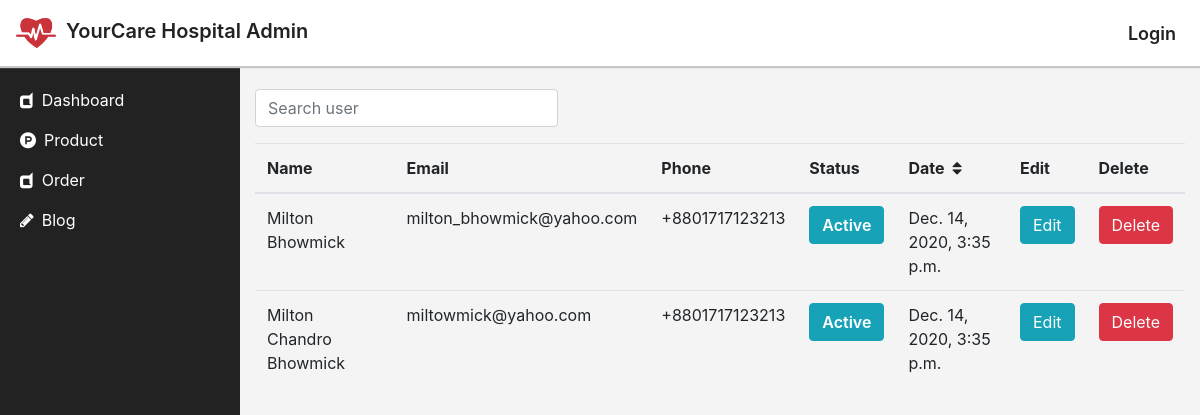
The page /staff/user-list on the database as committed earlier.
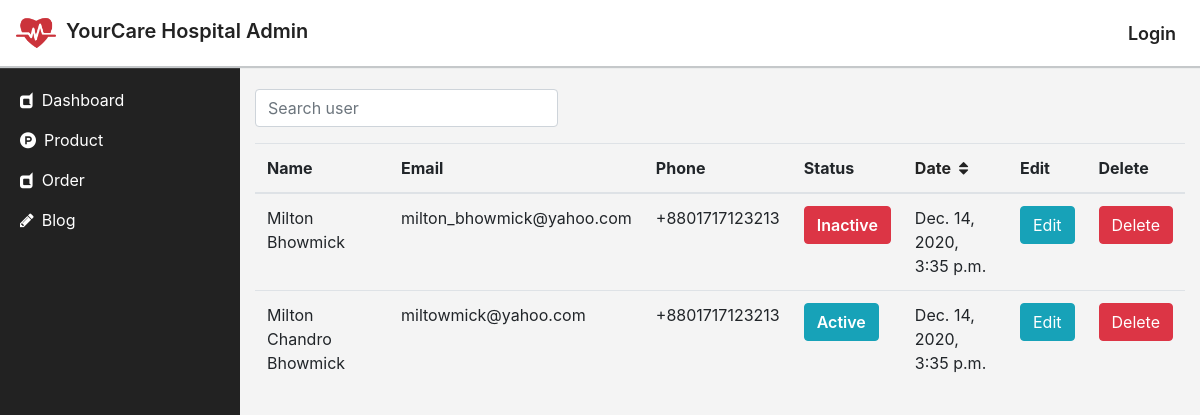
The same page on the database as committed later.
### account/models.py (models this page shows, shortened)
class UserProfile(AbstractBaseUser, PermissionsMixin):
	username = models.CharField(max_length=255, null=True, blank=True)
	first_name = models.CharField(max_length=255,null=True, blank=True)
	last_name = models.CharField(max_length=255, null=True, blank=True)
	email = models.EmailField(max_length=100, unique=True)
	phone = models.CharField(max_length=100,null=True, blank=True)
	status = models.BooleanField (default = False)
	user_image = models.ImageField(upload_to='user_images', null=True, blank=True)
	division = models.CharField(max_length=255, null=True, blank=True)
	city = models.CharField(max_length=255, null=True, blank=True)
	address = models.CharField(max_length=255, null=True, blank=True)
	is_active = models.BooleanField(default=True)
	is_staff = models.BooleanField(default=False)
	date = models.DateTimeField(auto_now_add=True, null=True)
	objects = UserProfileManager()
	USERNAME_FIELD = 'email'
	class Meta:
		ordering = ('-first_name',)

### staff/views.py (the view)
# urls.py: path('user-list', views.UserList.as_view(), name='user_list'),
class UserList(View):
	template_name = 'staff/user/user_list.html'
	def get(self, request):
		search_by = request.GET.get('search')
		order_by = request.GET.get('order_by','-date')
		if search_by:
			users = account_model.UserProfile.objects.filter(Q(is_staff=False) & (Q(username__icontains=search_by)| Q(email__icontains=search_by) | Q(phone__icontains=search_by)) ).order_by(order_by.lower()).all()
		else:
			users = account_model.UserProfile.objects.filter(is_staff=False).order_by(order_by.lower()).all()
		paginator = Paginator(users , 6)
		page = request.GET.get('page',1)
		try:
			all_users = paginator.get_page(page)
		except PageNotAnInteger:
			all_users = paginator.get_page(1)
		except EmptyPage:
			all_users = paginator.get_page(paginator.num_pages)
		contexts = {
			'all_users':all_users,
		}
		return render(request, self.template_name, contexts)

### staff/templates/staff/user/user_list.html (shortened to what this page needs)
{% extends 'base_staff.html' %}
{% block content %}
<div class="container my-4">
	<form method="GET">
		<div class="form-row">
			<div class="form-group col-4">
				<input class="form-control" type="" name="search" placeholder="Search user">
			</div>
		</div>
	</form>
	<div class="table-responsive">
		<table class="table">
			<thead>
				<tr>
					<th><a>Name</a></th>
					<th><a>Email</a></th>
					<th><a>Phone</a></th>
					<th><a>Status</a></th>
					<th><a href="?order_by=date">Date<i class="ml-2 fa fa-sort" aria-hidden="true"></i></a></th>
					<th><a>Edit</a></th>
					<th><a>Delete</a></th>
				</tr>
			</thead>
			<tbody>
				{% for user in all_users %}
					<tr>
						<td>{{user.first_name}} {{user.last_name}}</td>
						<td>{{user.email}}</td>
						<td>{{user.phone}}</td>
						<td>
						{% if user.is_active %}
							<a class="btn btn-info" style="color: #fff;font-weight: 600;">Active</a>
						{% else %}
							<a class="btn btn-danger" style="color: #fff;font-weight: 600;">Inactive</a>
						{% endif %}
						</td>
						<td>{{user.date}}</td>
						<td>
							<a class="btn btn-info" href="{% url 'staff:user_details' user.username %}" style="color: #fff;">Edit</a>
						</td>
						<td>
							<a class="btn btn-danger" href="{% url 'staff:user_details' user.username %}"  style="color: #fff;">Delete</a>
						</td>
					</tr>
				{% endfor %}
			</tbody>
		</table>
	</div>
</div>
{% endblock %}

Rows that differ between the two databases and show on the page:
changed UserProfile "Milton": is_active "Active" → "Inactive"
